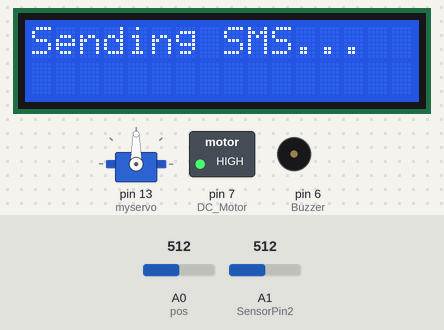
A sketch run on a simulated Arduino Uno, built with avr-gcc and run on an emulated ATmega328P. On the bench: 16×2 character LCD, servo, switched loads named in the sketch (green lamp = pin HIGH), buzzer (waves = sounding, pin HIGH). The inputs (shaded band) are chosen by the test bench; at power-on: A0 (pos) = 512, A1 (SensorPin2) = 512. What the sketch prints to the serial monitor is not drawn.

Above: at 1.3 s.
1.4 s: A0 (pos) set to 716
At 1.75 s:
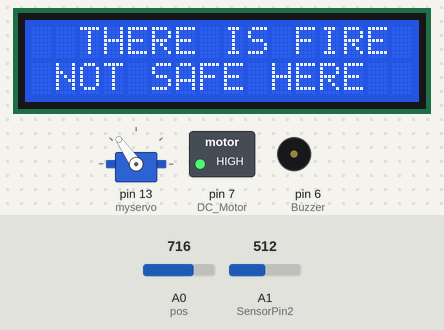
3.4 s: A0 (pos) set to 900
At 5.8 s:
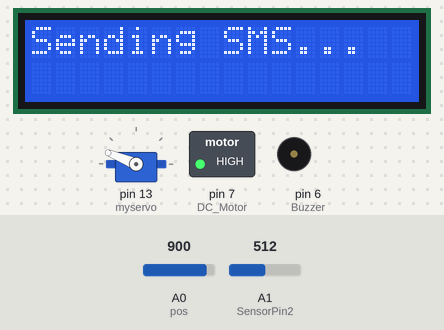
6.2 s: A0 (pos) set to 1023
At 8.7 s:
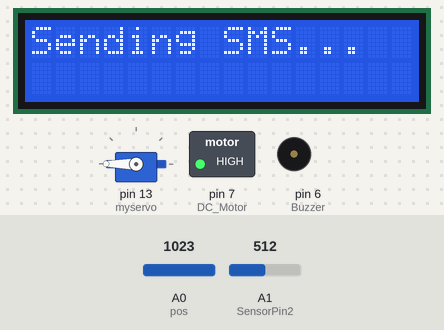
9.1 s: A0 (pos) set to 306
At 11.5 s:
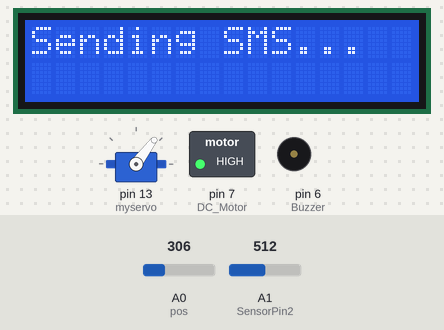
11.9 s: A0 (pos) set to 122
At 14.4 s:
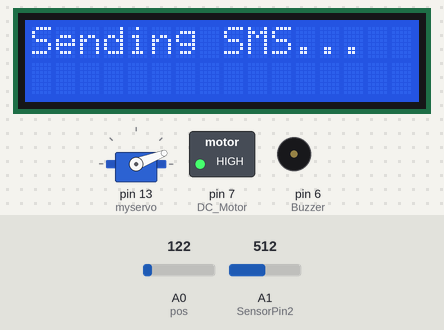
14.8 s: A1 (SensorPin2) set to 221
18.2 s: A1 (SensorPin2) set to 191
At 19.2 s:
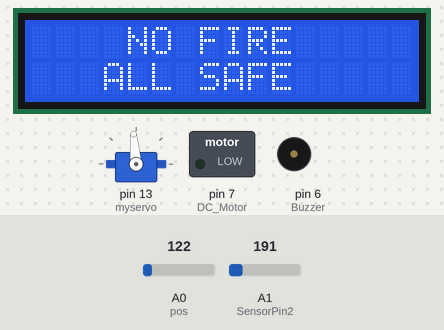
Timing chart, 0 to 21.2 s (numbered marks = the images above; inputs shaded):
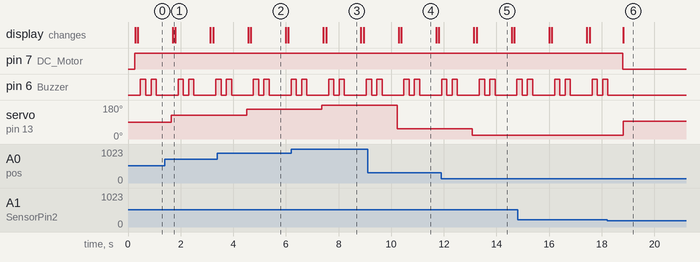

The sketch:

gas_and_smoke_detector.ino
```cpp
#include<Servo.h>
Servo myservo;
int pos = 0;
int val;
#include <LiquidCrystal.h>
LiquidCrystal lcd(12, 11, 5, 4, 3, 2);
#include <SoftwareSerial.h>
SoftwareSerial mySerial(9, 10);
byte tx = 1;

const int Buzzer = 6;
const int DC_Motor = 7;

int gasC_1 = 0; //set initial tempC 0 for all MQ 3
int smkC_1 = 0; //set initial tempC 0 for all MQ 2

const int SensorPin1 = A0; //fire input sensor pin
const int SensorPin2 = A1;

String textForSMS;
void setup()
{
  lcd.begin(16, 2);
  delay(100);
  pinMode(tx, OUTPUT);
  myservo.attach(13);
  pinMode(Buzzer, OUTPUT);
  pinMode(SensorPin1, INPUT);
  pinMode(SensorPin2, INPUT);
  pinMode(Buzzer, OUTPUT);
  pinMode(DC_Motor, OUTPUT);

  mySerial.begin(9600);
  Serial.begin(9600);
}
void loop()
{
  int gasC_1 = analogRead(SensorPin1);
  int SmkC_1 = analogRead(SensorPin2);
  gasC_1 = analogRead(SensorPin1); //read the value from the LM35 sensor
  gasC_1 = (5.0 * gasC_1 * 100.0) / 1024.0; //convert the analog data to temperature
  smkC_1 = analogRead(SensorPin2); //read the value from the MQ 2 sensor
  smkC_1 = (5.0 * smkC_1 * 100.0) / 1024.0; //convert the analog data to temperature
  delay(50);


  if (gasC_1 >= 100 || smkC_1 >= 100)
  {
    val = analogRead(pos);
    val = map(val, 0, 1023, 0, 180);
    myservo.write(val);
    delay(50);
    digitalWrite(DC_Motor, HIGH);

    lcd.clear();
    lcd.setCursor(0, 0);
    lcd.print("  THERE IS FIRE ");
    lcd.setCursor(0, 1);
    lcd.print(" NOT SAFE HERE ");
    delay(100);
    lcd.clear();
    lcd.print("Sending SMS...");
    delay(100);

    digitalWrite(Buzzer, HIGH);
    delay(200);
    digitalWrite(Buzzer, LOW);
    delay(200);
    digitalWrite(Buzzer, HIGH);
    delay(200);
    digitalWrite(Buzzer, LOW);
    delay(5);


    Serial.print("AT+CMGF=1\r");
    delay(100);
    Serial.print("AT+CMGS=\"+233266302607\"\r"); // Contact number That recieve the message
    Serial.print("FIRE ALERT! Please Be Informed that Fire has Occured!\r"); // message


    delay(200);
    Serial.println((char)26); // End AT command with a ^Z, ASCII code 26
    delay(200);
    Serial.println();
  }
  else
  {
    digitalWrite(DC_Motor, LOW);
    myservo.write(95);
    lcd.clear();
    lcd.setCursor(0, 0);
    lcd.print("    NO FIRE    ");
    lcd.setCursor(0, 1);
    lcd.print("   ALL SAFE   ");
  }
}
```

Measured:
- the behaviour switches between 205 and 204 on A1 (SensorPin2) (found by bisection; images 5 and 6)
- after the input at 1.4 s, servo on pin 13 (myservo): 90° → 125° after 0.24 s
- after the input at 3.4 s, servo on pin 13 (myservo): 125° → 158° after 1.1 s
- after the input at 6.2 s, servo on pin 13 (myservo): 158° → 180° after 1.2 s
- after the input at 9.1 s, servo on pin 13 (myservo): 180° → 53° after 1.1 s
- after the input at 11.9 s, servo on pin 13 (myservo): 53° → 21° after 1.2 s
- after the input at 18.2 s, pin 7 (DC_Motor): HIGH → LOW after 0.60 s; pin 6 (Buzzer): goes on until 18.2 s, then stays LOW; servo on pin 13 (myservo): 21° → 95° after 0.61 s; the display: changes after 0.61 s (image 6)
- by itself, pin 6 (Buzzer): repeats every 1.4 s: HIGH 0.20 s, LOW 0.83 s, HIGH 0.20 s, LOW 0.20 s
